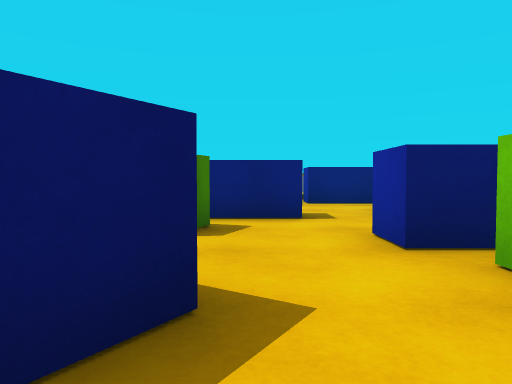
View 1 (above)

19 first-person views from a walk through a scene from a Unity 3-D project. The camera is 0.62 m above the floor, tilts 2° down and sees 70° across. The floor is counted in squares, 1 m on a side. Each view is taken from the middle of a square. On the plan, view 1 faces up. The plan holds only what a view shows up to about 10 squares ahead; the rest is blank. The place goes on beyond the plan. The player is left out. Surface patterns are stand-ins for the level's own textures.

View 2
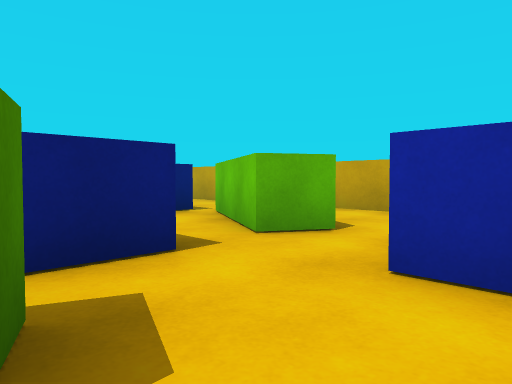

View 3
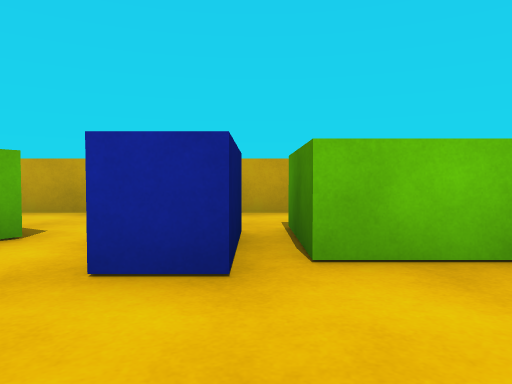

View 4
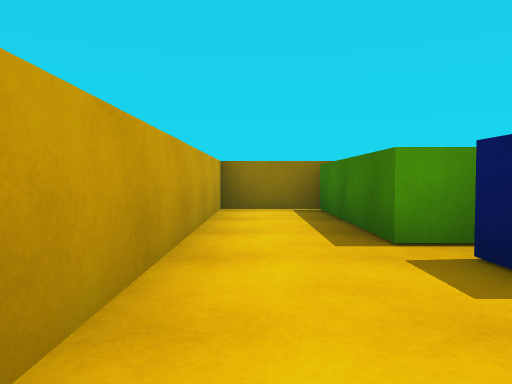

View 5
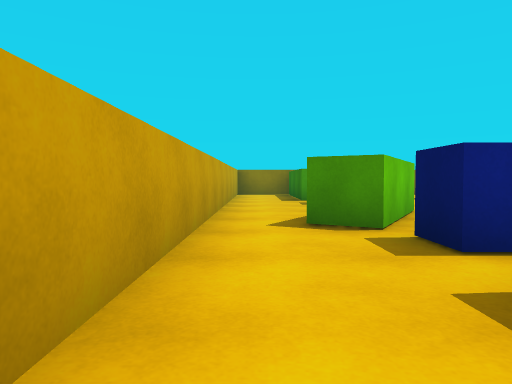

View 6
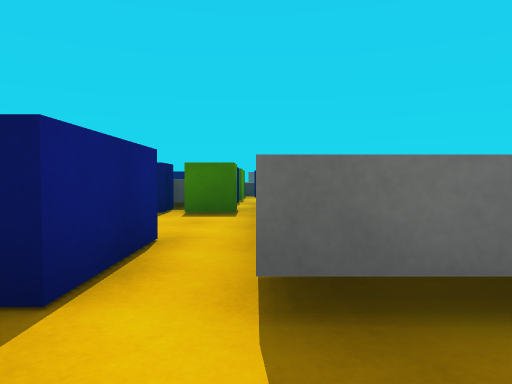

View 7
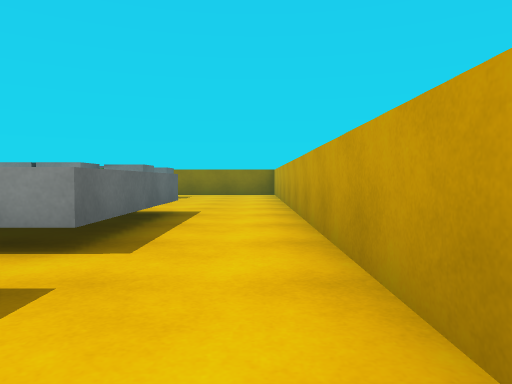

View 8
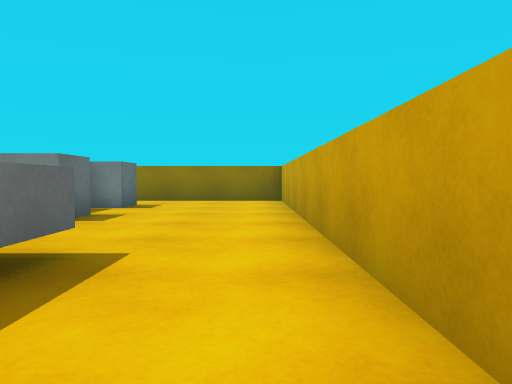

View 9
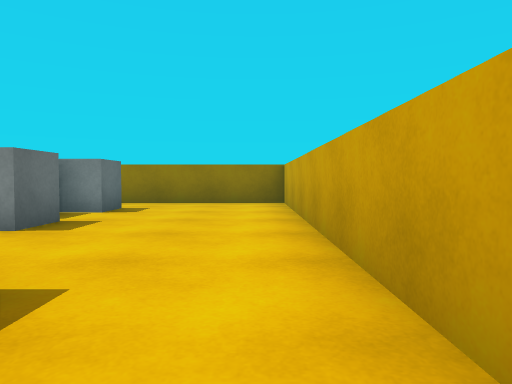

View 10
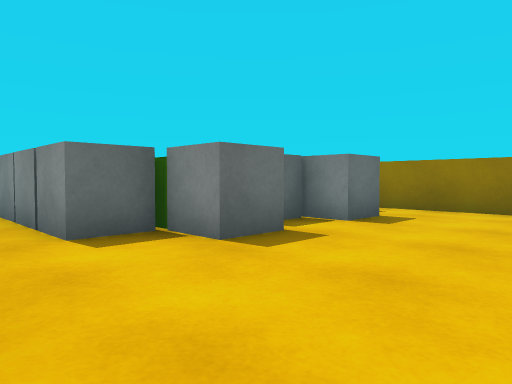

View 11
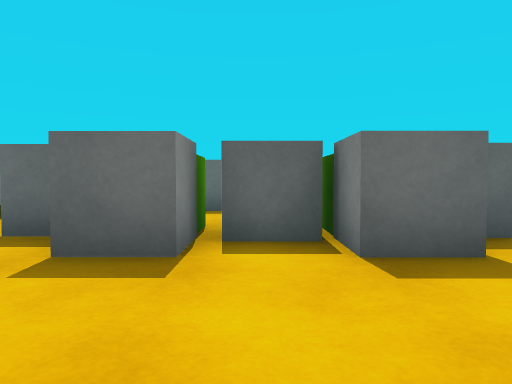

View 12
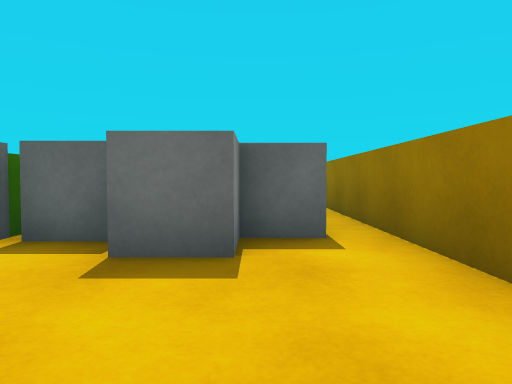

View 13
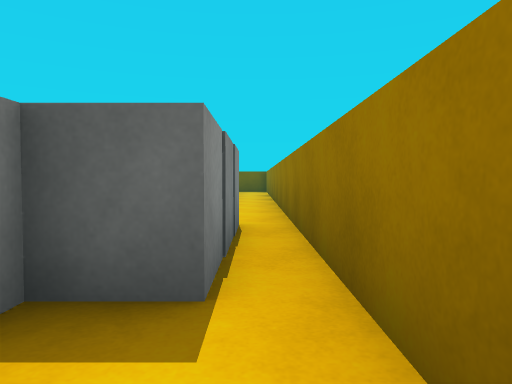

View 14
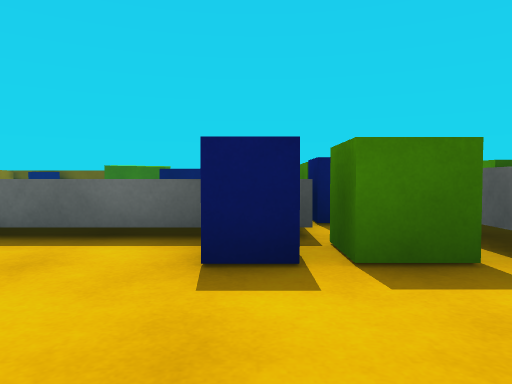

View 15
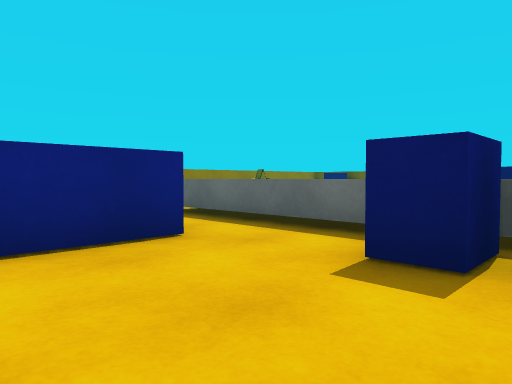

View 16
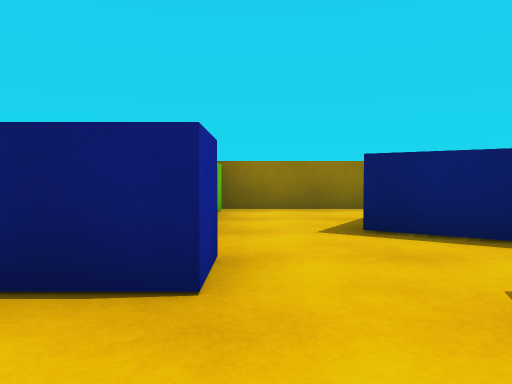

View 17
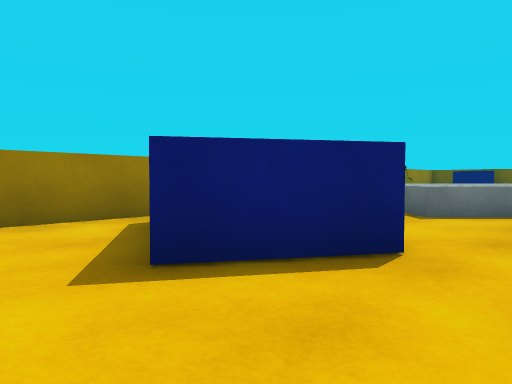

View 18
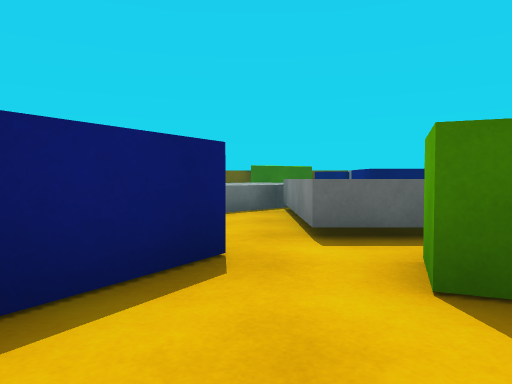

View 19
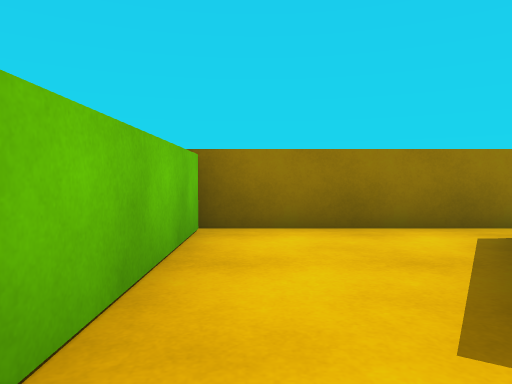

### Floor plan
Key: @ floor where view 1 was taken; # wall or solid block; . floor; = window, fence, low wall or low ledge; ^ raised ledge; B blue block; C green cube; U cube.
Columns run from 5 left of view 1 to 6 right of it. Each row starts with its distance up from view 1.
 23 ############
 22    UUU.....#
 21    UUUUU...#
 20      CUU...#
 19      UU....#
 18   UU.CUU...#
 17   UUUCU....#
 16    UUUU....#
 15     ^  ^^..#
 14 C       ^..#
 13 C       ^..#
 12         ^..#
 11 #^^C^^^^^..#
 10 BB.C...BB..#
  9   ^B...BB..#
  8   ^.....##.#
  7   ^.....# .#
  6   ^.BB.##..#
  5   ^.C......#
  4 ^^^CC..BB..#
  3  . #...BB..#
  2 =. ##..##..#
  1 =   #..##..#
  0     .@.##..#
 -1     ...##..#
 -2    #########

Where each view was taken, in squares from view 1:
view 1: 0 up, 0 right, facing up
view 2: 3 up, 1 left, facing up-right
view 3: 3 up, 1 left, facing right
view 4: 6 up, 5 right, facing down
view 5: 13 up, 5 right, facing down
view 6: 11 up, 5 right, facing left
view 7: 8 up, 5 right, facing up
view 8: 12 up, 5 right, facing up
view 9: 13 up, 5 right, facing up
view 10: 15 up, 5 right, facing up-left
view 11: 19 up, 5 right, facing left
view 12: 21 up, 5 right, facing left
view 13: 22 up, 3 right, facing left
view 14: 9 up, 1 right, facing left
view 15: 10 up, 1 right, facing down-left
view 16: 6 up, 1 right, facing down
view 17: 4 up, 1 right, facing down-left
view 18: 3 up, 1 right, facing left
view 19: 3 up, 1 right, facing down
